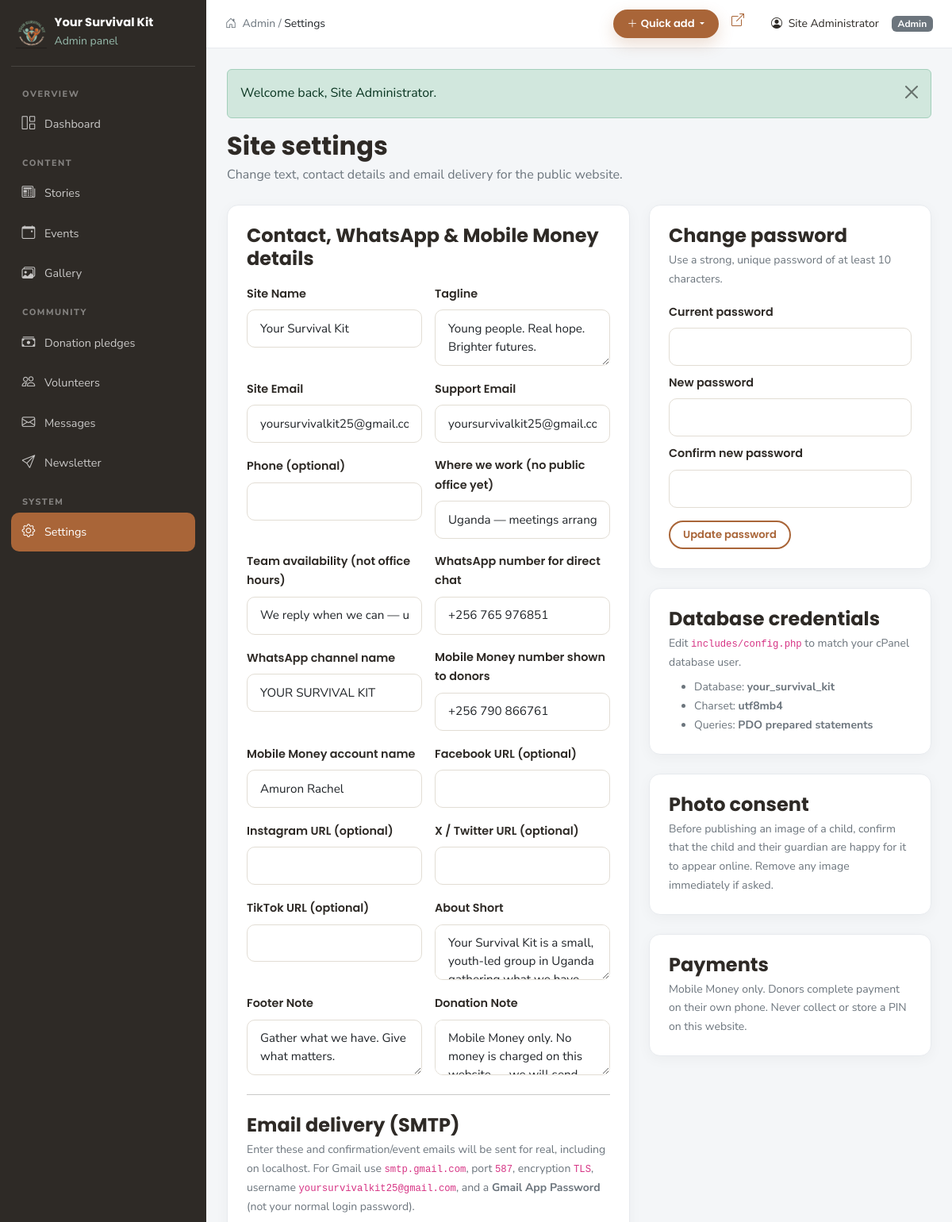
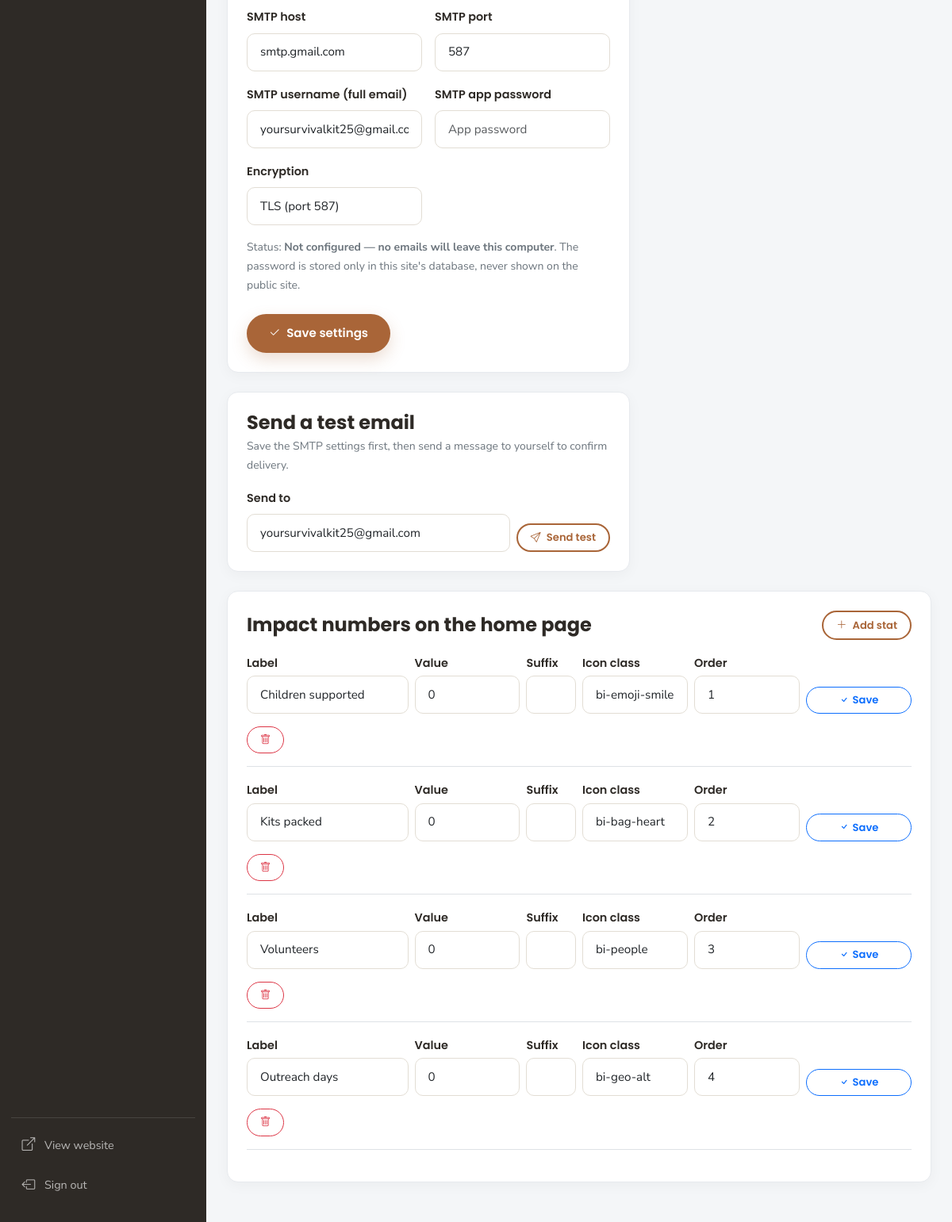
Screenshot of /admin/settings.php (signed in) with the database file from the repository (2 pictures, top to bottom).
### tables this page shows
CREATE TABLE IF NOT EXISTS stats (
  id         INT UNSIGNED AUTO_INCREMENT PRIMARY KEY,
  label      VARCHAR(100) NOT NULL,
  value      INT NOT NULL DEFAULT 0,
  suffix     VARCHAR(20) NOT NULL DEFAULT '',
  icon       VARCHAR(60) NOT NULL DEFAULT 'bi-heart-fill',
  sort_order INT NOT NULL DEFAULT 0
);

### includes/config.php (called while the page is built, shortened)
<?php
try {
    $dsn = 'mysql:host=' . DB_HOST . ';dbname=' . DB_NAME . ';charset=' . DB_CHARSET;
    $pdo = new PDO($dsn, DB_USER, DB_PASS, [
        PDO::ATTR_ERRMODE            => PDO::ERRMODE_EXCEPTION,
        PDO::ATTR_DEFAULT_FETCH_MODE => PDO::FETCH_ASSOC,
        PDO::ATTR_EMULATE_PREPARES   => false,
    ]);
} catch (PDOException $e) {
    http_response_code(500);
    die('<!doctype html><html><head><meta charset="utf-8"><title>Site unavailable</title></head>'
        . '<body style="font-family:sans-serif;text-align:center;padding:5rem">'
        . '<h1>We will be right back</h1><p>The site is temporarily unavailable. Please try again shortly.</p>'
        . '</body></html>');
}
$settings = [];
try {
    $stmt = $pdo->query('SELECT setting_key, setting_value FROM site_settings');
    foreach ($stmt as $row) {
        $settings[$row['setting_key']] = $row['setting_value'];
    }
} catch (PDOException $e) {
}
function setting(string $key, string $default = ''): string
{
    global $settings;
    return $settings[$key] ?? $default;
}
function url(string $path = ''): string
{
    return BASE_URL . ltrim($path, '/');
}
function asset(string $path): string
{
    return url('assets/' . ltrim($path, '/'));
}

### includes/auth.php (called while the page is built, shortened)
<?php
require_once __DIR__ . '/functions.php';
function current_admin(): array
{
    global $pdo;
    $stmt = $pdo->prepare('SELECT id, name, email, role FROM admin_users WHERE id = ? LIMIT 1');
    $stmt->execute([$_SESSION['admin_id'] ?? 0]);
    $admin = $stmt->fetch() ?: ['id' => 0, 'name' => 'Administrator', 'email' => '', 'role' => 'admin'];
    return $admin;
}

### includes/mail.php (called while the page is built, shortened)
<?php
function mail_smtp_configured(): bool
{
    return (string) setting('smtp_host', '') !== ''
        && (string) setting('smtp_user', '') !== ''
        && (string) setting('smtp_pass', '') !== '';
}

### admin/settings.php (the view, shortened to what this page needs)
<?php
$adminActive = 'settings.php';
$pageTitle   = 'Settings';
require_once __DIR__ . '/includes/header.php';
require_once __DIR__ . '/../includes/mail.php';
$contactKeys = [
    'site_name', 'tagline', 'site_email', 'support_email', 'site_phone', 'site_address',
    'office_hours', 'whatsapp_number', 'whatsapp_channel', 'mobile_money_number',
    'mobile_money_name', 'facebook', 'instagram', 'twitter', 'tiktok',
    'about_short', 'footer_note', 'donation_note',
];
$smtpKeys = ['smtp_host', 'smtp_port', 'smtp_user', 'smtp_pass', 'smtp_secure'];
$labels = [
    'site_phone'           => 'Phone (optional)',
    'site_address'         => 'Where we work (no public office yet)',
    'office_hours'         => 'Team availability (not office hours)',
    'whatsapp_number'      => 'WhatsApp number for direct chat',
    'whatsapp_channel'     => 'WhatsApp channel name',
    'mobile_money_number'  => 'Mobile Money number shown to donors',
    'mobile_money_name'    => 'Mobile Money account name',
    'facebook'             => 'Facebook URL (optional)',
    'instagram'            => 'Instagram URL (optional)',
    'twitter'              => 'X / Twitter URL (optional)',
    'tiktok'               => 'TikTok URL (optional)',
    'smtp_host'            => 'SMTP host',
    'smtp_port'            => 'SMTP port',
    'smtp_user'            => 'SMTP username (full email)',
    'smtp_pass'            => 'SMTP app password',
    'smtp_secure'          => 'Encryption',
];
$stats = $pdo->query('SELECT * FROM stats ORDER BY sort_order')->fetchAll();
?>
<div class="mb-4"><h2 class="mb-1">Site settings</h2><p class="text-secondary mb-0">Change text, contact details and email delivery for the public website.</p></div>
<div class="row g-4">
  <div class="col-lg-7">
    <form method="post" action="<?= e(url('admin/settings.php')) ?>" class="admin-card">
      <h4 class="mb-3">Contact, WhatsApp &amp; Mobile Money details</h4>
      <div class="row g-3">
        <?php foreach ($contactKeys as $key): ?>
          <div class="col-md-6 <?= in_array($key, ['tagline','about_short','footer_note','donation_note'], true) ? 'col-12' : '' ?>">
            <label class="form-label" for="s_<?= e($key) ?>"><?= e($labels[$key] ?? ucwords(str_replace('_', ' ', $key))) ?></label>
            <?php if (in_array($key, ['tagline', 'about_short', 'footer_note', 'donation_note'], true)): ?>
              <textarea class="form-control form-control-sm" id="s_<?= e($key) ?>" name="setting[<?= e($key) ?>]" rows="2"><?= e($settings[$key] ?? '') ?></textarea>
            <?php else: ?>
              <input class="form-control form-control-sm" id="s_<?= e($key) ?>" name="setting[<?= e($key) ?>]" value="<?= e($settings[$key] ?? '') ?>">
            <?php endif; ?>
          </div>
        <?php endforeach; ?>
      </div>
      <hr class="my-4">
      <h4 class="mb-1">Email delivery (SMTP)</h4>
      <p class="small text-secondary mb-3">
        Enter these and confirmation/event emails will be sent for real, including on localhost.
        For Gmail use <code>smtp.gmail.com</code>, port <code>587</code>, encryption <code>TLS</code>,
        username <code>yoursurvivalkit25@gmail.com</code>, and a <strong>Gmail App Password</strong> (not your normal login password).
      </p>
      <div class="row g-3">
        <?php foreach ($smtpKeys as $key): ?>
          <div class="col-md-6">
            <label class="form-label" for="s_<?= e($key) ?>"><?= e($labels[$key]) ?></label>
            <?php if ($key === 'smtp_secure'): ?>
              <select class="form-select form-select-sm" id="s_<?= e($key) ?>" name="setting[<?= e($key) ?>]">
                <?php $current = strtolower((string) ($settings[$key] ?? 'tls')); ?>
                <option value="tls"  <?= $current === 'tls' ? 'selected' : '' ?>>TLS (port 587)</option>
              </select>
            <?php elseif ($key === 'smtp_pass'): ?>
              <input type="password" class="form-control form-control-sm" id="s_<?= e($key) ?>" name="setting[<?= e($key) ?>]" value="<?= e($settings[$key] ?? '') ?>" autocomplete="new-password" placeholder="<?= ($settings[$key] ?? '') !== '' ? 'Saved — leave blank to keep' : 'App password' ?>">
            <?php else: ?>
              <input class="form-control form-control-sm" id="s_<?= e($key) ?>" name="setting[<?= e($key) ?>]" value="<?= e($settings[$key] ?? '') ?>" <?= $key === 'smtp_port' ? 'type="number" min="1" max="65535"' : '' ?>>
            <?php endif; ?>
          </div>
        <?php endforeach; ?>
      </div>
      <p class="small text-secondary mt-3 mb-0">
        Status: <strong><?= mail_smtp_configured() ? 'SMTP configured — emails will be sent' : 'Not configured — no emails will leave this computer' ?></strong>.
        The password is stored only in this site's database, never shown on the public site.
      </p>
      <button class="btn btn-ys mt-4" type="submit"><i class="bi bi-check2 me-1"></i> Save settings</button>
    </form>
    <form method="post" action="<?= e(url('admin/settings.php')) ?>" class="admin-card mt-4">
      <h4 class="mb-1">Send a test email</h4>
      <p class="small text-secondary mb-3">Save the SMTP settings first, then send a message to yourself to confirm delivery.</p>
      <div class="d-flex flex-wrap gap-2 align-items-end">
        <div class="flex-grow-1" style="min-width:180px">
          <label class="form-label" for="test_email">Send to</label>
          <input type="email" class="form-control form-control-sm" id="test_email" name="test_email" value="<?= e(setting('site_email', '')) ?>" required>
        </div>
        <button class="btn btn-outline-ys btn-sm" type="submit"><i class="bi bi-send me-1"></i> Send test</button>
      </div>
    </form>
  </div>
  <div class="col-lg-5">
    <form method="post" action="<?= e(url('admin/settings.php')) ?>" class="admin-card">
      <h4 class="mb-1">Change password</h4>
      <p class="text-secondary small mb-3">Use a strong, unique password of at least 10 characters.</p>
      <div class="mb-2">
        <label class="form-label" for="current_password">Current password</label>
        <input type="password" class="form-control form-control-sm" id="current_password" name="current_password" required>
      </div>
      <div class="mb-2">
        <label class="form-label" for="new_password">New password</label>
        <input type="password" class="form-control form-control-sm" id="new_password" name="new_password" minlength="10" required>
      </div>
      <div class="mb-3">
        <label class="form-label" for="confirm_password">Confirm new password</label>
        <input type="password" class="form-control form-control-sm" id="confirm_password" name="confirm_password" minlength="10" required>
      </div>
      <button class="btn btn-outline-ys btn-sm" type="submit">Update password</button>
    </form>
    <div class="admin-card">
      <h4 class="mb-1">Database credentials</h4>
      <p class="text-secondary small mb-2">Edit <code>includes/config.php</code> to match your cPanel database user.</p>
      <ul class="small text-secondary mb-0">
        <li>Database: <strong>your_survival_kit</strong></li>
        <li>Charset: <strong>utf8mb4</strong></li>
        <li>Queries: <strong>PDO prepared statements</strong></li>
      </ul>
    </div>
    <div class="admin-card">
      <h4 class="mb-1">Photo consent</h4>
      <p class="small text-secondary mb-0">Before publishing an image of a child, confirm that the child and their guardian are happy for it to appear online. Remove any image immediately if asked.</p>
    </div>
    <div class="admin-card">
      <h4 class="mb-1">Payments</h4>
      <p class="small text-secondary mb-0">Mobile Money only. Donors complete payment on their own phone. Never collect or store a PIN on this website.</p>
    </div>
  </div>
</div>
<div class="admin-card" id="stats">
  <div class="d-flex flex-wrap justify-content-between align-items-center mb-3 gap-2">
    <h4 class="mb-0">Impact numbers on the home page</h4>
    <button class="btn btn-outline-ys btn-sm" data-bs-toggle="collapse" data-bs-target="#statForm"><i class="bi bi-plus-lg me-1"></i> Add stat</button>
  </div>
  <?php foreach ($stats as $s): ?>
    <div class="d-flex flex-wrap gap-3 align-items-end border-bottom pb-3 mb-3">
      <form method="post" action="<?= e(url('admin/settings.php')) ?>" class="row g-2 align-items-end flex-grow-1">
        <div class="col-md-3 col-6"><label class="form-label small mb-1">Label</label><input class="form-control form-control-sm" name="label" value="<?= e($s['label']) ?>" required></div>
        <div class="col-md-2 col-6"><label class="form-label small mb-1">Value</label><input type="number" class="form-control form-control-sm" name="value" value="<?= (int) $s['value'] ?>"></div>
        <div class="col-md-1 col-6"><label class="form-label small mb-1">Suffix</label><input class="form-control form-control-sm" name="suffix" value="<?= e($s['suffix']) ?>"></div>
        <div class="col-md-2 col-6"><label class="form-label small mb-1">Icon class</label><input class="form-control form-control-sm" name="icon" value="<?= e($s['icon']) ?>"></div>
        <div class="col-md-2 col-6"><label class="form-label small mb-1">Order</label><input type="number" class="form-control form-control-sm" name="sort_order" value="<?= (int) $s['sort_order'] ?>"></div>
        <div class="col-md-2 col-12"><button class="btn btn-sm btn-outline-primary w-100" title="Save"><i class="bi bi-check me-1"></i>Save</button></div>
      </form>
      <form method="post" action="<?= e(url('admin/settings.php')) ?>" data-confirm="Delete this stat?">
        <button class="btn btn-sm btn-outline-danger" title="Delete"><i class="bi bi-trash"></i></button>
      </form>
    </div>
  <?php endforeach; ?>
</div>
<?php require_once __DIR__ . '/includes/footer.php'; ?>

### admin/includes/header.php (shortened to what this page needs)
<?php
require_once dirname(__DIR__) . '/../includes/auth.php';
$admin       = current_admin();
$adminActive = $adminActive ?? '';
$menu = [
  ['label' => 'Overview', 'items' => [
    ['key' => '',            'icon' => 'bi-grid-1x2',      'label' => 'Dashboard',         'title' => 'Dashboard overview'],
  ]],
  ['label' => 'Content', 'items' => [
    ['key' => 'news.php',    'icon' => 'bi-newspaper',     'label' => 'Stories',           'title' => 'Add, edit and delete news stories'],
    ['key' => 'events.php',  'icon' => 'bi-calendar-event','label' => 'Events',            'title' => 'Add, edit, delete and announce events'],
    ['key' => 'gallery.php', 'icon' => 'bi-images',        'label' => 'Gallery',           'title' => 'Add, edit and delete photos'],
  ]],
  ['label' => 'Community', 'items' => [
    ['key' => 'donations.php',   'icon' => 'bi-cash-stack', 'label' => 'Donation pledges', 'title' => 'Review, confirm and delete donation pledges'],
    ['key' => 'volunteers.php',  'icon' => 'bi-people',     'label' => 'Volunteers',       'title' => 'Review and update volunteer applications'],
    ['key' => 'messages.php',    'icon' => 'bi-envelope',   'label' => 'Messages',         'title' => 'Read, reply to and delete messages'],
    ['key' => 'subscribers.php', 'icon' => 'bi-send',       'label' => 'Newsletter',       'title' => 'Add, verify and remove subscribers'],
  ]],
  ['label' => 'System', 'items' => [
    ['key' => 'settings.php', 'icon' => 'bi-gear', 'label' => 'Settings', 'title' => 'Contact details, email delivery, stats and password'],
  ]],
];
?>
<!doctype html>
<html lang="en">
<head>
  <link href="https://cdn.jsdelivr.net/npm/bootstrap@5.3.3/dist/css/bootstrap.min.css" rel="stylesheet">
  <link href="https://cdn.jsdelivr.net/npm/bootstrap-icons@1.11.3/font/bootstrap-icons.min.css" rel="stylesheet">
  <link href="<?= e(asset('css/style.css') . '?v=20261126b') ?>" rel="stylesheet">
</head>
<body class="admin-body">
<aside class="admin-sidebar" id="adminSidebar" aria-label="Admin menu">
  <div class="brand">
    <img src="<?= e(asset('img/logo.png')) ?>" alt="Logo">
    <div class="flex-grow-1">
      <strong>Your Survival Kit</strong>
      <small style="color:var(--ys-green)">Admin panel</small>
    </div>
  </div>
  <nav class="admin-nav">
    <ul class="nav flex-column">
      <?php foreach ($menu as $group): ?>
        <li class="admin-nav-group"><?= e($group['label']) ?></li>
        <?php foreach ($group['items'] as $item): ?>
          <?php
          $href   = $item['key'] ?: 'index.php';
          $active = ($adminActive === $item['key']) ? ' active' : '';
          ?>
          <li class="nav-item">
            <a class="nav-link<?= $active ?>" href="<?= e(url('admin/' . $href)) ?>" title="<?= e($item['title']) ?>">
              <i class="bi <?= e($item['icon']) ?>"></i>
              <span><?= e($item['label']) ?></span>
            </a>
          </li>
        <?php endforeach; ?>
      <?php endforeach; ?>
    </ul>
  </nav>
  <div class="admin-sidebar-foot">
    <a class="nav-link" href="<?= e(url()) ?>" target="_blank" rel="noopener"><i class="bi bi-box-arrow-up-right"></i> View website</a>
    <a class="nav-link" href="<?= e(url('admin/logout.php')) ?>"><i class="bi bi-box-arrow-left"></i> Sign out</a>
  </div>
</aside>
<div class="admin-main">
  <header class="admin-topbar">
    <div class="d-flex align-items-center min-w-0">
      <span class="text-secondary small admin-breadcrumb">
        <i class="bi bi-house-door me-1"></i> Admin / <span class="text-dark"><?= e($pageTitle ?? 'Dashboard') ?></span>
      </span>
    </div>
    <div class="d-flex align-items-center gap-2 gap-md-3">
      <div class="dropdown">
        <button class="btn btn-ys btn-sm dropdown-toggle" type="button" id="adminQuickAdd"
                data-bs-toggle="dropdown" aria-expanded="false" aria-label="Quick add">
          <i class="bi bi-plus-lg me-md-1"></i><span class="d-none d-md-inline">Quick add</span>
        </button>
      </div>
      <a class="admin-top-icon d-none d-sm-inline" href="<?= e(url()) ?>" target="_blank" rel="noopener" title="View website" aria-label="View website"><i class="bi bi-box-arrow-up-right"></i></a>
      <span class="small admin-user-name"><i class="bi bi-person-circle me-1"></i> <?= e($admin['name']) ?></span>
      <span class="badge bg-secondary admin-role"><?= e(ucfirst($admin['role'])) ?></span>
    </div>
  </header>
  <div class="admin-content">

### rows the page displays
stats: label "Children supported", value "0", icon "bi-emoji-smile", sort_order "1"
stats: label "Kits packed", value "0", icon "bi-bag-heart", sort_order "2"
stats: label "Volunteers", value "0", icon "bi-people", sort_order "3"
stats: label "Outreach days", value "0", icon "bi-geo-alt", sort_order "4"

### other values shown
$group['label'] "OVERVIEW"
$item['label'] "Dashboard"
$group['label'] "CONTENT"
$item['label'] "Stories"
$item['label'] "Events"
$item['label'] "Gallery"
$group['label'] "COMMUNITY"
$item['label'] "Donation pledges"
$item['label'] "Volunteers"
$item['label'] "Messages"
$item['label'] "Newsletter"
$group['label'] "SYSTEM"
$item['label'] "Settings"
$pageTitle "Settings"
$admin['name'] "Site Administrator"
